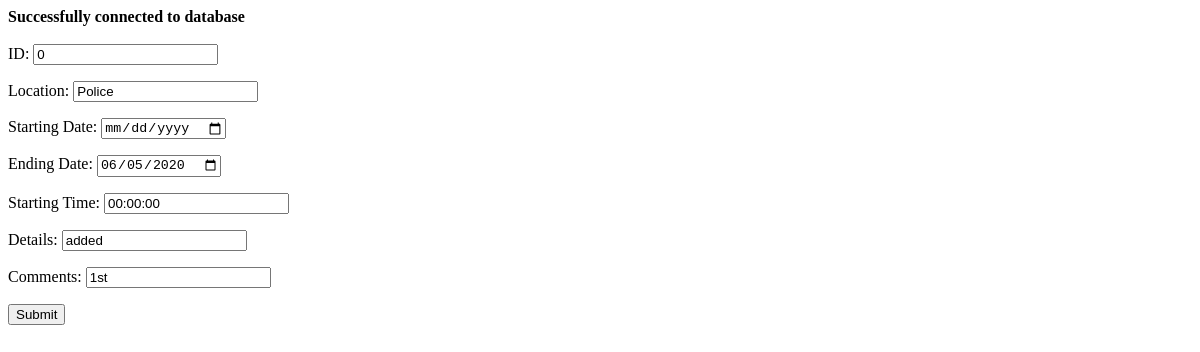
/updateform.php, run on an earlier commit of the app's database.
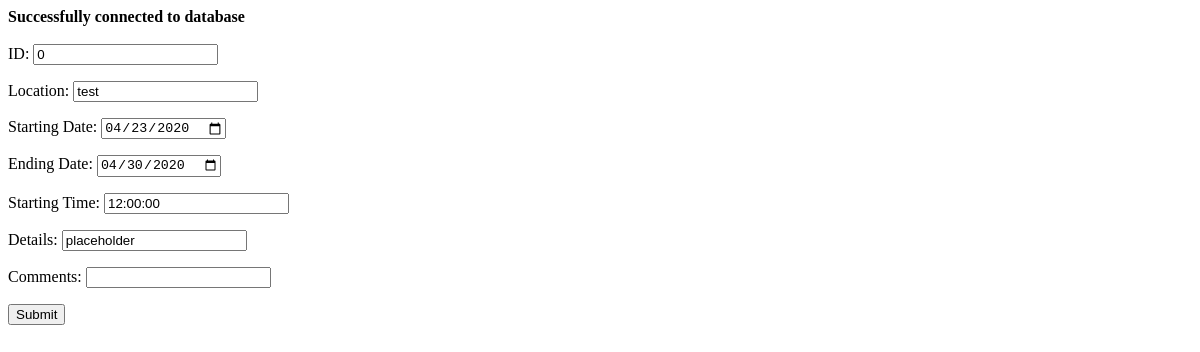
And on a later commit of the database.
### tables this page shows
CREATE TABLE `events_tbl` (
  `id` int(11) NOT NULL,
  `event_name` varchar(255) DEFAULT NULL,
  `location_name` varchar(255) DEFAULT NULL,
  `officers` varchar(255) DEFAULT NULL,
  `starting_date` date DEFAULT NULL,
  `ending_date` date DEFAULT NULL,
  `starting_time` time DEFAULT NULL,
  `details` varchar(255) DEFAULT NULL,
  `comments` varchar(255) DEFAULT NULL
);

### updateform.php (the view)
<?php
    include "connectdatabase.php";
    $id = $_REQUEST["ID"];
    $sql = "SELECT * FROM events_tbl WHERE ID = '$id'";
    $result = mysqli_query($con, $sql);
    $row = mysqli_fetch_assoc($result);
?>
<DOCTYPE html>
<html>
<head>
</head>
<body>
    <form action = "update.php" method = "post">
    ID: <input type = "text" name = "id" value = <?php echo $row["id"];?> readonly><p>
    Location: <input type = "text" name = "location_name" value = <?php echo $row["location_name"];?>><p>
    Starting Date: <input type = "date" name = "starting_date" value = <?php echo $row["starting_date"];?>><p>
    Ending Date: <input type = "date" name = "ending_date" value = <?php echo $row ["ending_date"];?>><p>
    Starting Time: <input type = "text" name = "starting_time" value = <?php echo $row["starting_time"];?>><p>
    Details: <input type = "text" name = "details" value = <?php echo $row["details"];?>><p>
    Comments: <input type = "text" name = "comments" value = <?php echo $row["comments"];?>><p>
    <input type = "submit">
</form>
</body>
</html>

What changed in the data, as far as the page shows it:
changed events_tbl id 0: location_name (not shown) → "test"; starting_date (not shown) → "04/23/2020"; ending_date "06/05/2020" → "04/30/2020"; starting_time "00:00:00" → "12:00:00"; details (not shown) → "placeholder"
Also different on the page:
form field comments: "1st" → (not shown)
form field location_name: "Police" → (not shown)
form field details: "added" → (not shown)
